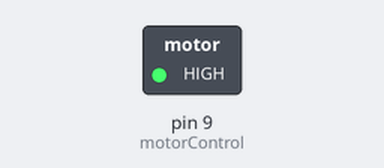
This sketch was run on a simulated Arduino Uno, built with avr-gcc and run on an emulated ATmega328P. Shown: switched loads named in the sketch (green lamp = pin HIGH). At 0.0 s the program stops and its outputs stay as they are.

Above: at 0.1 s.
Timing chart, 0 to 1.5 s (numbered marks = the images above):
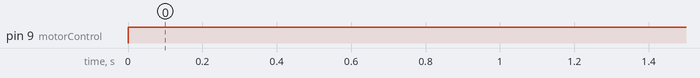

The sketch:

photocell.ino
```cpp
//int pushButton = 7;
int motorControl = 9;

void setup() {
//   pinMode(pushButton, INPUT);
   pinMode(motorControl, OUTPUT);
}

void loop() {
  Serial.println("STARTED");
    digitalWrite(motorControl, 1);
  while(1){

    Serial.print("STatus: ");
//    Serial.println(digitalRead(pushButton));

//    if (digitalRead(pushButton) == HIGH) {
//      Serial.println("Pressed Down");
//    }
  }
}
```

Measured:
- by itself, pin 9 (motorControl): LOW → HIGH at 0.00 s
